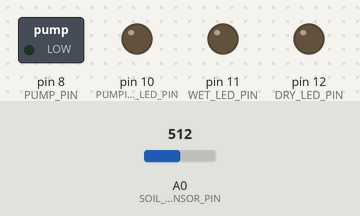
This sketch was run on a simulated Arduino Uno, built with avr-gcc and run on an emulated ATmega328P. On the bench: switched loads named in the sketch (green lamp = pin HIGH), output pins drawn as LEDs (lit = HIGH). The inputs (shaded band) are chosen by the test bench; at power-on: A0 (SOIL_SENSOR_PIN) = 512. What the sketch prints to the serial monitor is not drawn.

Above: at 1.7 s.
1.8 s: A0 (SOIL_SENSOR_PIN) set to 589
5.5 s: A0 (SOIL_SENSOR_PIN) set to 617
At 6.9 s:
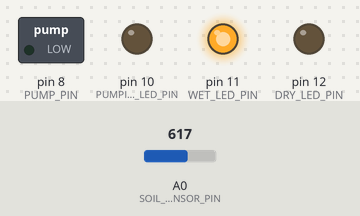
8.4 s: A0 (SOIL_SENSOR_PIN) set to 290
At 10.7 s:
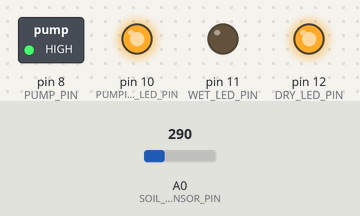
11.5 s: A0 (SOIL_SENSOR_PIN) set to 310
At 12.7 s:
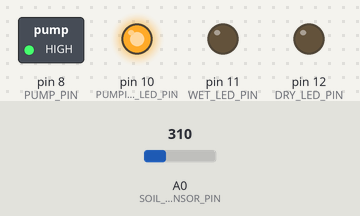
14.4 s: A0 (SOIL_SENSOR_PIN) set to 122
At 20.4 s:
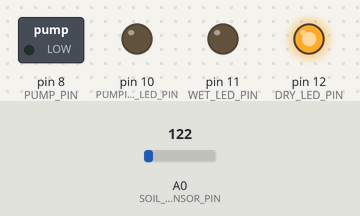
20.6 s: A0 (SOIL_SENSOR_PIN) set to 306
At 22.7 s:
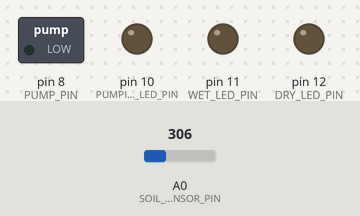
Timing chart, 0 to 24.2 s (numbered marks = the images above; inputs shaded):
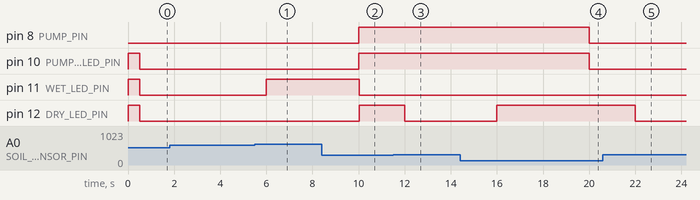

Measured:
- the behaviour switches between 599 and 600 on A0 (SOIL_SENSOR_PIN) (found by bisection; images 0 and 1)
- the behaviour switches between 300 and 301 on A0 (SOIL_SENSOR_PIN) (found by bisection; images 2 and 3)
- after the input at 1.8 s, every drawn part: stays the same
- after the input at 5.5 s, pin 11 (WET_LED_PIN): LOW → HIGH after 0.50 s
- after the input at 8.4 s, pin 8 (PUMP_PIN), pin 10 (PUMPING_LED_PIN), pin 12 (DRY_LED_PIN): LOW → HIGH after 1.6 s; pin 11 (WET_LED_PIN): HIGH → LOW after 1.6 s
- after the input at 11.5 s, pin 12 (DRY_LED_PIN): HIGH → LOW after 0.50 s
- after the input at 14.4 s, pin 12 (DRY_LED_PIN): LOW → HIGH after 1.6 s
- after the input at 20.6 s, pin 8 (PUMP_PIN), pin 10 (PUMPING_LED_PIN): stays LOW (without the input it goes to HIGH after 1.4 s); pin 12 (DRY_LED_PIN): HIGH → LOW after 1.4 s

The sketch:

watering-system.ino
```cpp
// C++ code
//
/*
 * Soil Moisture-Based Irrigation Controller
 * Features: Hysteresis thresholds, LED indicators, serial logging
 *
 * Hardware Connections:
 * - Soil sensor analog output -> A0
 * - Pump relay control -> Pin 8
 * - Red LED (dry) -> Pin 12 (+ 220Ω resistor)
 * - Green LED (wet) -> Pin 11 (+ 220Ω resistor)
 * - Blue LED (pumping) -> Pin 10 (+ 220Ω resistor)
 */

// Pin definitions
const int SOIL_SENSOR_PIN = A0;    // Analog pin for soil moisture sensor
const int PUMP_PIN = 8;             // Digital pin for water pump relay
const int DRY_LED_PIN = 12;         // Red LED - soil too dry
const int WET_LED_PIN = 11;         // Green LED - soil optimal
const int PUMPING_LED_PIN = 10;     // Blue LED - pump active

// Hysteresis thresholds (adjust based on your sensor calibration)
// FOR CAPACITIVE SENSORS (TinkerCAD default): Lower = dry, Higher = wet
// FOR RESISTIVE SENSORS: Higher = dry, Lower = wet
const int DRY_THRESHOLD = 300;      // Start watering when soil is this dry (LOW value)
const int WET_THRESHOLD = 600;      // Stop watering when soil reaches this moisture (HIGH value)

// Timing constants
const unsigned long PUMP_MAX_TIME = 10000;  // Max pump runtime (10 seconds)
const unsigned long READ_INTERVAL = 2000;   // Sensor reading interval (2 seconds)

// State variables
bool isPumping = false;
unsigned long lastReadTime = 0;
unsigned long pumpStartTime = 0;

void setup() {
  // Initialize serial communication
  Serial.begin(9600);
  Serial.println("=== Soil Moisture Irrigation System ===");
  Serial.println("Starting up...\n");

  // Configure pins
  pinMode(PUMP_PIN, OUTPUT);
  pinMode(DRY_LED_PIN, OUTPUT);
  pinMode(WET_LED_PIN, OUTPUT);
  pinMode(PUMPING_LED_PIN, OUTPUT);

  // Ensure pump is off at startup
  digitalWrite(PUMP_PIN, LOW);

  // Initial LED test
  ledTest();
}

void loop() {
  unsigned long currentTime = millis();

  // Read sensor at regular intervals
  if (currentTime - lastReadTime >= READ_INTERVAL) {
    lastReadTime = currentTime;

    int moistureLevel = analogRead(SOIL_SENSOR_PIN);

    // Log data to serial monitor
    logData(moistureLevel);

    // Update system state with hysteresis logic
    updateIrrigationState(moistureLevel, currentTime);

    // Update LED indicators
    updateLEDs(moistureLevel);
  }

  // Safety: Stop pump after maximum runtime
  if (isPumping && (currentTime - pumpStartTime >= PUMP_MAX_TIME)) {
    stopPump();
    Serial.println("⚠ Pump stopped: Maximum runtime reached");
  }
}

void updateIrrigationState(int moisture, unsigned long currentTime) {
  // Hysteresis logic prevents rapid on/off cycling
  // FOR CAPACITIVE: Pump ON when moisture LOW (dry), OFF when moisture HIGH (wet)
  if (!isPumping && moisture <= DRY_THRESHOLD) {
    // Soil is dry - start watering
    startPump(currentTime);
  }
  else if (isPumping && moisture >= WET_THRESHOLD) {
    // Soil is adequately moist - stop watering
    stopPump();
  }
}

void startPump(unsigned long currentTime) {
  isPumping = true;
  pumpStartTime = currentTime;
  digitalWrite(PUMP_PIN, HIGH);
  digitalWrite(PUMPING_LED_PIN, HIGH);
  Serial.println("💧 PUMP ON - Watering started");
}

void stopPump() {
  isPumping = false;
  digitalWrite(PUMP_PIN, LOW);
  digitalWrite(PUMPING_LED_PIN, LOW);
  Serial.println("✓ PUMP OFF - Watering stopped");
}

void updateLEDs(int moisture) {
  // Blue LED: Always on when pumping (handled separately)
  // This function only controls dry/wet status LEDs
  // FOR CAPACITIVE: Low values = dry, High values = wet

  // Red LED: Soil too dry (LOW moisture value)
  if (moisture <= DRY_THRESHOLD) {
    digitalWrite(DRY_LED_PIN, HIGH);
    digitalWrite(WET_LED_PIN, LOW);
  }
  // Green LED: Soil at optimal moisture (HIGH moisture value)
  else if (moisture >= WET_THRESHOLD) {
    digitalWrite(DRY_LED_PIN, LOW);
    digitalWrite(WET_LED_PIN, HIGH);
  }
  // Between thresholds (hysteresis zone) - dim both
  else {
    // Could blink both LEDs slowly to indicate "in-between" state
    digitalWrite(DRY_LED_PIN, LOW);
    digitalWrite(WET_LED_PIN, LOW);
  }
}

void logData(int moisture) {
  Serial.print("Time: ");
  Serial.print(millis() / 1000);
  Serial.print("s | Moisture: ");
  Serial.print(moisture);
  Serial.print(" | Status: ");

  // FOR CAPACITIVE: Low = dry, High = wet
  if (moisture <= DRY_THRESHOLD) {
    Serial.print("DRY");
  } else if (moisture >= WET_THRESHOLD) {
    Serial.print("WET");
  } else {
    Serial.print("MODERATE");
  }

  Serial.print(" | Pump: ");
  Serial.println(isPumping ? "ON" : "OFF");
}

void ledTest() {
  // Brief LED test on startup
  Serial.println("Testing LEDs...");
  digitalWrite(DRY_LED_PIN, HIGH);
  digitalWrite(WET_LED_PIN, HIGH);
  digitalWrite(PUMPING_LED_PIN, HIGH);
  delay(500);
  digitalWrite(DRY_LED_PIN, LOW);
  digitalWrite(WET_LED_PIN, LOW);
  digitalWrite(PUMPING_LED_PIN, LOW);
  Serial.println("LED test complete\n");
}
```
